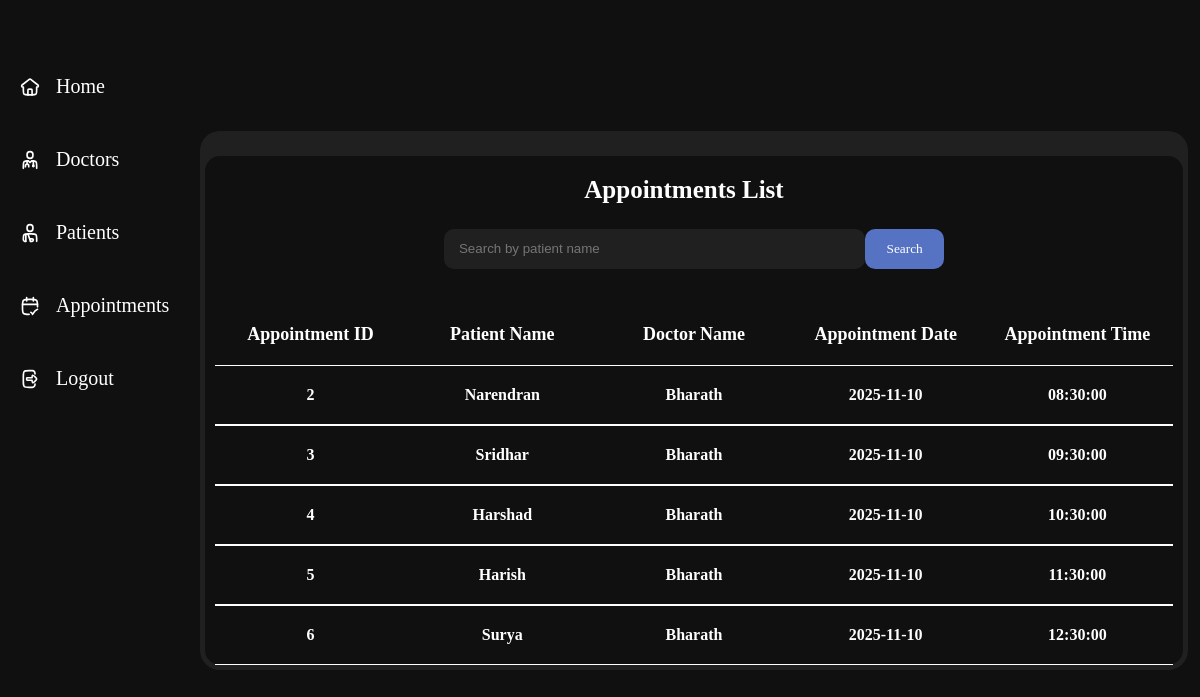
Before: /appointment_list with the older database file.
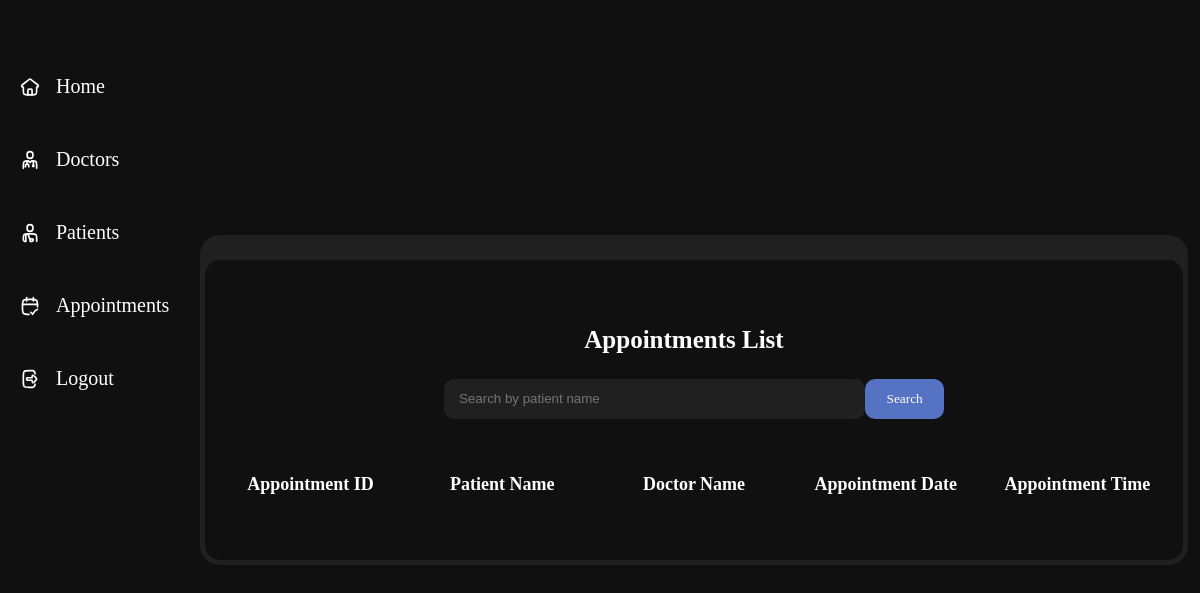
After: the same page with the newer database file.
### tables this page shows
CREATE TABLE APPOINTMENTS(
                APPOINTMENT_ID INTEGER PRIMARY KEY AUTOINCREMENT,
                PATIENT_ID INTEGER,
                PATIENT_NAME TEXT,
                DOC_ID INTEGER,
                DOC_NAME TEXT,
                APPOINTMENT_DATE DATE,
                APPOINTMENT_TIME TIME,
                STATUS TEXT,
                FOREIGN KEY (PATIENT_ID) REFERENCES PATIENTS (PATIENT_ID),
                FOREIGN KEY (PATIENT_NAME) REFERENCES PATIENTS (PATIENT_NAME),
                FOREIGN KEY (DOC_ID) REFERENCES DOCTORS (DOC_ID),
                FOREIGN KEY (DOC_NAME) REFERENCES DOCTORS (DOC_NAME),
                UNIQUE (DOC_ID, APPOINTMENT_DATE, APPOINTMENT_TIME));

### app.py (the view)
@app.route('/appointment_list')
def appointment_list():
    name = request.args.get('name', '').strip()
    con=sqlite3.connect(database)
    cur=con.cursor()
    if name:
        cur.execute("SELECT APPOINTMENT_ID,PATIENT_NAME,DOC_NAME,APPOINTMENT_DATE,APPOINTMENT_TIME FROM APPOINTMENTS WHERE PATIENT_NAME LIKE ?", ('%'+name+'%',))
    else:
        cur.execute("SELECT APPOINTMENT_ID,PATIENT_NAME,DOC_NAME,APPOINTMENT_DATE,APPOINTMENT_TIME FROM APPOINTMENTS")
    apptab = cur.fetchall()
    con.close()
    return render_template("admin/appointments.html",apptab=apptab, search=name)

### Templates/admin/appointments.html (shortened to what this page needs)
<!DOCTYPE html>
<html lang="en">
<head>
    <link rel="stylesheet" href="{{ url_for('static', filename='css/admindash.css') }}">
</head>
<body>
    <section class="main">
        <div class="navbar" style="padding-top: 250px;">
            <div class="icon">
                <img src="{{ url_for('static',filename='icons/home.svg')}}" alt="">
                <a href="/admin_dashboard">Home</a>
            </div>
            <div class="icon">
                <img src="{{ url_for('static',filename='icons/doc.svg')}}" alt="">
                <a href="/doctor_list">Doctors</a>
            </div>
            <div class="icon">
                <img src="{{ url_for('static',filename='icons/patient.svg')}}" alt="">
                <a href="/patient_list">Patients</a>
            </div>
            <div class="icon">
                <img src="{{ url_for('static',filename='icons/app.svg')}}" alt="">
                <a href="/appointment_list">Appointments</a>
            </div>
            <div class="icon">
                <img src="{{ url_for('static',filename='icons/logout.svg')}}" alt="">
                <a href="/">Logout</a>
            </div>
        </div>
        <div class="view">
            <div class="appointments">
                <h1 id="hmm">Appointments List</h1>
                <form class="searchbar" method="get" action="{{ url_for('appointment_list') }}">
                    <input type="search" name="name" placeholder="Search by patient name" value="{{ search|default('') }}"/>
                    <button type="submit" style="padding:6px 10px;">Search</button>
                </form>
                <div class="titlee">
                    <div class="app">
                        <h1>Appointment ID</h1>
                    </div>
                    <div class="patient">
                        <h1>Patient Name</h1>
                    </div>
                    <div class="patient">
                        <h1>Doctor Name</h1>
                    </div>
                    <div class="patient">
                        <h1>Appointment Date</h1>
                    </div>
                    <div class="patient">
                        <h1>Appointment Time</h1>
                    </div>
                </div>
                {% for i in apptab%}
                <div class="title">
                    <div class="app">
                        <h1>{{i[0]}}</h1>
                    </div>
                    <div class="patient">
                        <h1>{{i[1]}}</h1>
                    </div>
                    <div class="patient">
                        <h1>{{i[2]}}</h1>
                    </div>
                    <div class="patient">
                        <h1>{{i[3]}}</h1>
                    </div>
                    <div class="patient">
                        <h1>{{i[4]}}</h1>
                    </div>
                </div>
                {% endfor %}
            </div>
        </div>
    </section>
</body>
</html>

### Static/css/admindash.css (style rules this page uses)
* { margin: 0; padding: 0; }
.main { width: 100%; min-height: 100vh; background-color: #101010; display: flex; align-items: center; }
.navbar { width: 200px; height: 125vh; background-color: #101010; position: fixed; }
.navbar h1, a { color: white; font-family: 'sfpror'; font-size: 20px; text-decoration: none; }
.icon { display: flex; align-items: center; margin-top: 40px; gap: 1em; padding-left: 20px; padding-top: 10px; }
.icon img { width: 20px; }
.view { width: calc(99% - 200px); margin-top: 20px; margin-bottom: 20px; background-color: #202021; border-radius: 20px; margin-left: 200px; overflow-y: scroll; overflow-x: hidden; scrollbar-width: none; display: flex; align-items: center; flex-direction: column; }
.appointments { width: 99%; min-height: 300px; background-color: #f55a00; background-color: #101010; margin-top: 25px; border-radius: 15px; margin-bottom: 5px; display: flex; flex-direction: column; justify-content: center; align-items: center; }
#hmm { color: white; font-family: 'sfprob'; font-size: 25px; padding-right: 20px; padding-top: 20px; }
.titlee { width: 98%; display: flex; justify-content: space-between; padding-bottom: 20px; }
.titlee > div { flex: 1; text-align: center; }
.titlee h1 { font-family: 'sfpror'; font-size: 18px; color:white; padding-top: 30px; }
button { width: 90px; height: 30px; cursor: pointer; border-radius: 10px; border: none; font-family: 'sfpror'; }
.searchbar { height: 50px; width: 500px; margin-top: 20px; margin-bottom: 20px; display: flex; align-items: center; justify-content: space-evenly; }
.searchbar input { width: 500px; height: 40px; background-color: #202021; border-radius: 10px; border: none; padding-left: 15px; color: white; }
.searchbar button { background-color: #5672c2; height: 40px; color: white; }

Changed rows visible on the page:
removed APPOINTMENTS: APPOINTMENT_ID "2", PATIENT_NAME "Narendran", DOC_NAME "Bharath", APPOINTMENT_DATE "2025-11-10", APPOINTMENT_TIME "08:30:00"
removed APPOINTMENTS: APPOINTMENT_ID "3", PATIENT_NAME "Sridhar", DOC_NAME "Bharath", APPOINTMENT_DATE "2025-11-10", APPOINTMENT_TIME "09:30:00"
removed APPOINTMENTS: APPOINTMENT_ID "4", PATIENT_NAME "Harshad", DOC_NAME "Bharath", APPOINTMENT_DATE "2025-11-10", APPOINTMENT_TIME "10:30:00"
removed APPOINTMENTS: APPOINTMENT_ID "5", PATIENT_NAME "Harish", DOC_NAME "Bharath", APPOINTMENT_DATE "2025-11-10", APPOINTMENT_TIME "11:30:00"
removed APPOINTMENTS: APPOINTMENT_ID "6", PATIENT_NAME "Surya", DOC_NAME "Bharath", APPOINTMENT_DATE "2025-11-10", APPOINTMENT_TIME "12:30:00"
